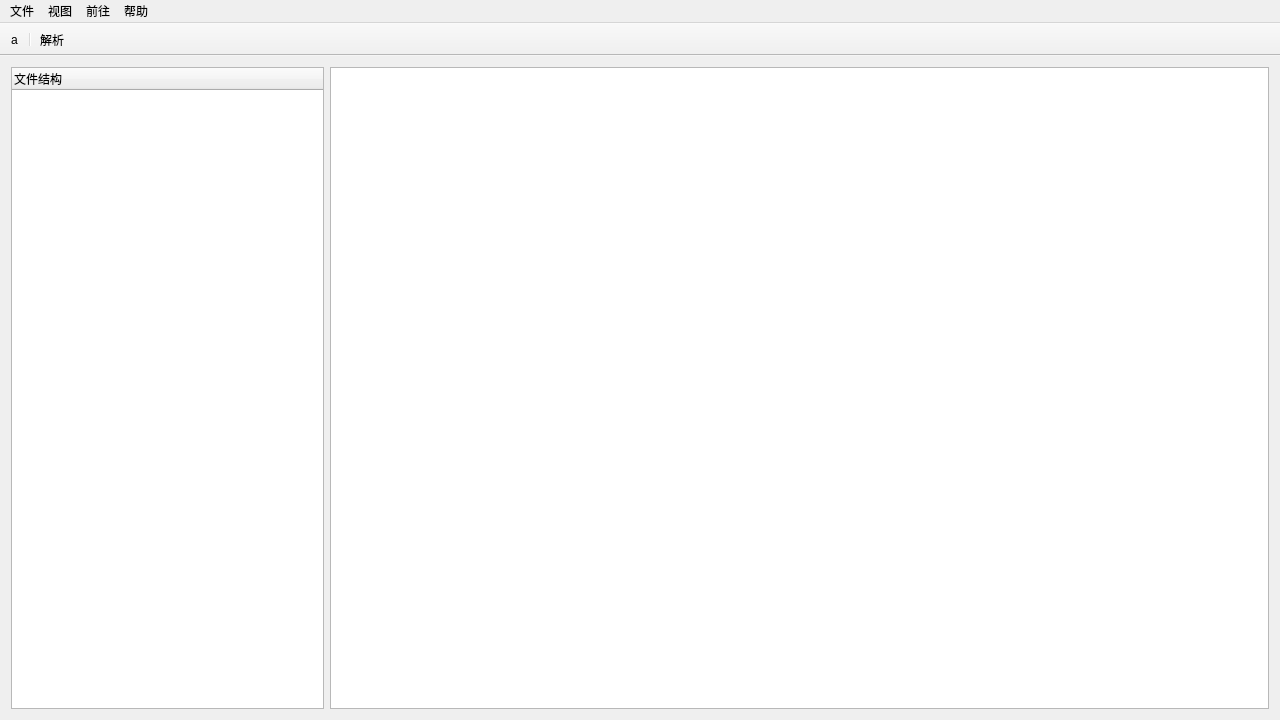
<?xml version="1.0" encoding="UTF-8"?>
<ui version="4.0">
 <class>MainWindow</class>
 <widget class="QMainWindow" name="MainWindow">
  <property name="geometry">
   <rect>
    <x>0</x>
    <y>0</y>
    <width>1280</width>
    <height>720</height>
   </rect>
  </property>
  <property name="windowTitle">
   <string>visual ELF</string>
  </property>
  <widget class="QWidget" name="centralWidget">
   <layout class="QHBoxLayout" name="horizontalLayout" stretch="1,3">
    <item>
     <widget class="QTreeWidget" name="treeWidget">
      <column>
       <property name="text">
        <string>文件结构</string>
       </property>
      </column>
     </widget>
    </item>
    <item>
     <widget class="QPlainTextEdit" name="plainTextEdit">
      <property name="font">
       <font>
        <pointsize>12</pointsize>
       </font>
      </property>
      <property name="lineWrapMode">
       <enum>QPlainTextEdit::NoWrap</enum>
      </property>
     </widget>
    </item>
   </layout>
  </widget>
  <widget class="QMenuBar" name="menuBar">
   <property name="geometry">
    <rect>
     <x>0</x>
     <y>0</y>
     <width>1280</width>
     <height>25</height>
    </rect>
   </property>
   <widget class="QMenu" name="menu">
    <property name="title">
     <string>文件</string>
    </property>
   </widget>
   <widget class="QMenu" name="menu_2">
    <property name="title">
     <string>视图</string>
    </property>
   </widget>
   <widget class="QMenu" name="menu_3">
    <property name="title">
     <string>前往</string>
    </property>
   </widget>
   <widget class="QMenu" name="menu_4">
    <property name="title">
     <string>帮助</string>
    </property>
   </widget>
   <addaction name="menu"/>
   <addaction name="menu_2"/>
   <addaction name="menu_3"/>
   <addaction name="menu_4"/>
  </widget>
  <widget class="QToolBar" name="mainToolBar">
   <property name="movable">
    <bool>false</bool>
   </property>
   <property name="floatable">
    <bool>true</bool>
   </property>
   <attribute name="toolBarArea">
    <enum>TopToolBarArea</enum>
   </attribute>
   <attribute name="toolBarBreak">
    <bool>false</bool>
   </attribute>
   <addaction name="actionopen"/>
   <addaction name="separator"/>
   <addaction name="action"/>
  </widget>
  <action name="actionopen">
   <property name="icon">
    <iconset theme="a" resource="icon/iconbit.qrc">
     <normaloff>:/open.png</normaloff>:/open.png</iconset>
   </property>
   <property name="text">
    <string>a</string>
   </property>
   <property name="toolTip">
    <string>打开文件</string>
   </property>
  </action>
  <action name="action">
   <property name="checkable">
    <bool>true</bool>
   </property>
   <property name="icon">
    <iconset resource="icon/iconbit.qrc">
     <normaloff>:/t.jpeg</normaloff>:/t.jpeg</iconset>
   </property>
   <property name="text">
    <string>解析</string>
   </property>
  </action>
 </widget>
 <layoutdefault spacing="6" margin="11"/>
 <resources>
  <include location="icon/iconbit.qrc"/>
 </resources>
 <connections/>
</ui>
